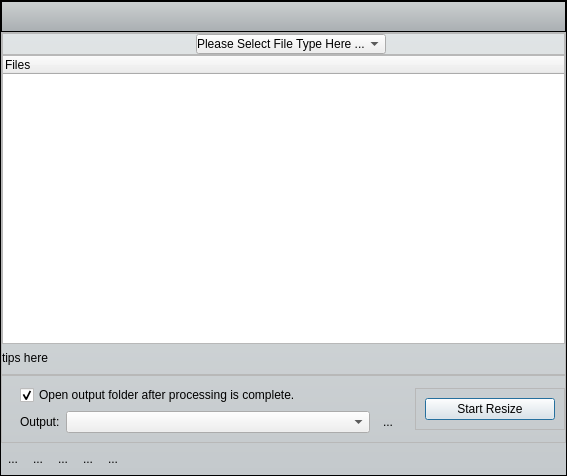
<?xml version="1.0" encoding="UTF-8"?>
<ui version="4.0">
 <class>mainWidget</class>
 <widget class="QWidget" name="mainWidget">
  <property name="geometry">
   <rect>
    <x>0</x>
    <y>0</y>
    <width>567</width>
    <height>476</height>
   </rect>
  </property>
  <property name="font">
   <font>
    <family>Arial</family>
   </font>
  </property>
  <property name="windowTitle">
   <string>Form</string>
  </property>
  <layout class="QVBoxLayout" name="verticalLayout_4">
   <property name="spacing">
    <number>0</number>
   </property>
   <property name="margin">
    <number>0</number>
   </property>
   <item>
    <widget class="QFrame" name="mainFrame">
     <property name="styleSheet">
      <string notr="true">#mainFrame{
	/*background-color: rgb(214, 214, 214);
	border-image: url(:/images/metal-background.jpg);*/
	background-color: qlineargradient(spread:pad, x1:0, y1:0, x2:0, y2:1, stop:0 rgba(226, 230, 231, 255), stop:1 rgba(196, 201, 204, 255));
	margin: 0px;
	padding: 0px;
}

#logoFrame{
/*background-color: qlineargradient(spread:pad, x1:0, y1:0, x2:0, y2:1, stop:0 rgba(78, 78, 78, 78), stop:1 rgba(0, 0, 0, 78));*/
background-color: qlineargradient(spread:pad, x1:0, y1:0, x2:0, y2:1, stop:0 rgba(204, 208, 209, 255), stop:1 rgba(169, 174, 177, 255));
}

#toolsFrame{
	/*background-color: qlineargradient(spread:pad, x1:0, y1:0, x2:0, y2:1, stop:0 rgba(80, 80, 80, 255), stop:1 rgba(52, 52, 52, 255));*/
	min-height: 28px;
	max-height: 28px;
	margin-bottom: 2px;
	border: none;
	padding: 0px;
	border-image: url(:/images/bottom-line-bg.png) repeat bottom;
}
/*
#toolsFrame QPushButton{
	 border-left: 1px solid #4C4C4C;
    border-right: 1px solid #000000;
     border-radius: 0px;
	 min-height: 25px;
	 padding: 0px 10px 0px 10px;
	 color: #000000;
     margin: 0px;
	line-height: 25px;
}
toolsFrame QPushButton#addButton{
	 /*border-left: 1px solid #000000;
}

*/
#doButton:pressed {
     background-color: qlineargradient(x1: 0, y1: 0, x2: 0, y2: 1,
                                       stop: 0 #dadbde, stop: 1 #f6f7fa);
 }

#doButton:flat {
     border: none; 
 }

#doButton:default {
     border-color: navy; 
 }

#menuToolsFrame{
	/*background-color: qlineargradient(spread:pad, x1:0, y1:0, x2:0, y2:1, stop:0 rgba(80, 80, 80, 255), stop:1 rgba(52, 52, 52, 255));*/
	min-height: 32px;
	max-height: 32px;
	padding: 0px;
	border: none;
	margin: 0px;
	background-image: url(:/images/menu-tools-bg.png);
}
</string>
     </property>
     <property name="frameShape">
      <enum>QFrame::StyledPanel</enum>
     </property>
     <property name="frameShadow">
      <enum>QFrame::Raised</enum>
     </property>
     <layout class="QVBoxLayout" name="verticalLayout_3">
      <property name="spacing">
       <number>0</number>
      </property>
      <property name="margin">
       <number>0</number>
      </property>
      <item>
       <widget class="QFrame" name="logoFrame">
        <property name="sizePolicy">
         <sizepolicy hsizetype="Preferred" vsizetype="Preferred">
          <horstretch>0</horstretch>
          <verstretch>0</verstretch>
         </sizepolicy>
        </property>
        <property name="minimumSize">
         <size>
          <width>0</width>
          <height>0</height>
         </size>
        </property>
        <property name="frameShape">
         <enum>QFrame::StyledPanel</enum>
        </property>
        <property name="frameShadow">
         <enum>QFrame::Raised</enum>
        </property>
        <layout class="QHBoxLayout" name="horizontalLayout_4">
         <property name="spacing">
          <number>16</number>
         </property>
         <property name="leftMargin">
          <number>8</number>
         </property>
         <property name="topMargin">
          <number>5</number>
         </property>
         <property name="rightMargin">
          <number>5</number>
         </property>
         <property name="bottomMargin">
          <number>4</number>
         </property>
         <item>
          <widget class="QLabel" name="companyLabel">
           <property name="text">
            <string/>
           </property>
           <property name="pixmap">
            <pixmap resource="prog.qrc">:/images/hibosoft_logo.png</pixmap>
           </property>
          </widget>
         </item>
         <item>
          <widget class="QLabel" name="logoLabel">
           <property name="text">
            <string/>
           </property>
           <property name="pixmap">
            <pixmap resource="prog.qrc">:/images/batch-image-resizer-name.png</pixmap>
           </property>
          </widget>
         </item>
         <item>
          <spacer name="horizontalSpacer_4">
           <property name="orientation">
            <enum>Qt::Horizontal</enum>
           </property>
           <property name="sizeHint" stdset="0">
            <size>
             <width>40</width>
             <height>20</height>
            </size>
           </property>
          </spacer>
         </item>
        </layout>
       </widget>
      </item>
      <item>
       <widget class="QFrame" name="filesTableFrame">
        <property name="sizePolicy">
         <sizepolicy hsizetype="Expanding" vsizetype="Expanding">
          <horstretch>0</horstretch>
          <verstretch>0</verstretch>
         </sizepolicy>
        </property>
        <property name="frameShape">
         <enum>QFrame::StyledPanel</enum>
        </property>
        <property name="frameShadow">
         <enum>QFrame::Raised</enum>
        </property>
        <layout class="QVBoxLayout" name="verticalLayout_2">
         <property name="spacing">
          <number>0</number>
         </property>
         <property name="margin">
          <number>0</number>
         </property>
         <item>
          <widget class="QFrame" name="modeFrame">
           <property name="sizePolicy">
            <sizepolicy hsizetype="Preferred" vsizetype="Minimum">
             <horstretch>0</horstretch>
             <verstretch>0</verstretch>
            </sizepolicy>
           </property>
           <property name="styleSheet">
            <string notr="true"/>
           </property>
           <property name="frameShape">
            <enum>QFrame::StyledPanel</enum>
           </property>
           <property name="frameShadow">
            <enum>QFrame::Raised</enum>
           </property>
           <property name="lineWidth">
            <number>0</number>
           </property>
           <layout class="QHBoxLayout" name="horizontalLayout">
            <property name="spacing">
             <number>0</number>
            </property>
            <property name="margin">
             <number>0</number>
            </property>
            <item>
             <layout class="QHBoxLayout" name="horizontalLayout_3">
              <item>
               <spacer name="horizontalSpacer">
                <property name="orientation">
                 <enum>Qt::Horizontal</enum>
                </property>
                <property name="sizeHint" stdset="0">
                 <size>
                  <width>40</width>
                  <height>20</height>
                 </size>
                </property>
               </spacer>
              </item>
              <item>
               <widget class="QLabel" name="step1Label">
                <property name="text">
                 <string/>
                </property>
                <property name="pixmap">
                 <pixmap resource="prog.qrc">:/images/step1.png</pixmap>
                </property>
                <property name="margin">
                 <number>0</number>
                </property>
               </widget>
              </item>
              <item>
               <widget class="QComboBox" name="modeComboBox">
                <property name="sizePolicy">
                 <sizepolicy hsizetype="Preferred" vsizetype="Preferred">
                  <horstretch>0</horstretch>
                  <verstretch>0</verstretch>
                 </sizepolicy>
                </property>
                <property name="font">
                 <font>
                  <family>Arial</family>
                 </font>
                </property>
                <property name="styleSheet">
                 <string notr="true">margin-left:8px;</string>
                </property>
                <item>
                 <property name="text">
                  <string>Please Select File Type Here ...</string>
                 </property>
                </item>
               </widget>
              </item>
              <item>
               <spacer name="horizontalSpacer_3">
                <property name="orientation">
                 <enum>Qt::Horizontal</enum>
                </property>
                <property name="sizeHint" stdset="0">
                 <size>
                  <width>40</width>
                  <height>20</height>
                 </size>
                </property>
               </spacer>
              </item>
             </layout>
            </item>
           </layout>
          </widget>
         </item>
         <item>
          <widget class="MyTreeWidget" name="filesTable">
           <property name="sizePolicy">
            <sizepolicy hsizetype="Expanding" vsizetype="Expanding">
             <horstretch>0</horstretch>
             <verstretch>181</verstretch>
            </sizepolicy>
           </property>
           <property name="minimumSize">
            <size>
             <width>0</width>
             <height>60</height>
            </size>
           </property>
           <property name="font">
            <font>
             <family>Arial</family>
             <pointsize>13</pointsize>
            </font>
           </property>
           <property name="autoFillBackground">
            <bool>true</bool>
           </property>
           <property name="locale">
            <locale language="English" country="UnitedStates"/>
           </property>
           <property name="autoScrollMargin">
            <number>30</number>
           </property>
           <property name="dragEnabled">
            <bool>false</bool>
           </property>
           <property name="dragDropOverwriteMode">
            <bool>true</bool>
           </property>
           <property name="dragDropMode">
            <enum>QAbstractItemView::DragDrop</enum>
           </property>
           <property name="alternatingRowColors">
            <bool>true</bool>
           </property>
           <property name="selectionMode">
            <enum>QAbstractItemView::ExtendedSelection</enum>
           </property>
           <property name="horizontalScrollMode">
            <enum>QAbstractItemView::ScrollPerItem</enum>
           </property>
           <property name="uniformRowHeights">
            <bool>true</bool>
           </property>
           <property name="itemsExpandable">
            <bool>false</bool>
           </property>
           <property name="expandsOnDoubleClick">
            <bool>false</bool>
           </property>
           <column>
            <property name="text">
             <string>Files</string>
            </property>
           </column>
          </widget>
         </item>
         <item>
          <widget class="QFrame" name="toolsFrame">
           <property name="sizePolicy">
            <sizepolicy hsizetype="Preferred" vsizetype="Minimum">
             <horstretch>0</horstretch>
             <verstretch>0</verstretch>
            </sizepolicy>
           </property>
           <property name="styleSheet">
            <string notr="true"/>
           </property>
           <property name="frameShape">
            <enum>QFrame::StyledPanel</enum>
           </property>
           <property name="frameShadow">
            <enum>QFrame::Raised</enum>
           </property>
           <property name="lineWidth">
            <number>0</number>
           </property>
           <layout class="QVBoxLayout" name="verticalLayout">
            <property name="spacing">
             <number>0</number>
            </property>
            <property name="margin">
             <number>0</number>
            </property>
            <item>
             <layout class="QHBoxLayout" name="horizontalLayout_2">
              <property name="spacing">
               <number>6</number>
              </property>
              <item>
               <widget class="QLabel" name="infoLabel">
                <property name="font">
                 <font>
                  <family>Arial</family>
                 </font>
                </property>
                <property name="text">
                 <string>tips here</string>
                </property>
               </widget>
              </item>
              <item>
               <spacer name="horizontalSpacer_2">
                <property name="orientation">
                 <enum>Qt::Horizontal</enum>
                </property>
                <property name="sizeHint" stdset="0">
                 <size>
                  <width>40</width>
                  <height>20</height>
                 </size>
                </property>
               </spacer>
              </item>
              <item>
               <widget class="QToolButton" name="addFilesButton">
                <property name="enabled">
                 <bool>true</bool>
                </property>
                <property name="minimumSize">
                 <size>
                  <width>0</width>
                  <height>25</height>
                 </size>
                </property>
                <property name="toolTip">
                 <string>Add image files</string>
                </property>
                <property name="text">
                 <string/>
                </property>
                <property name="icon">
                 <iconset resource="prog.qrc">
                  <normaloff>:/images/add_image.png</normaloff>:/images/add_image.png</iconset>
                </property>
                <property name="iconSize">
                 <size>
                  <width>24</width>
                  <height>24</height>
                 </size>
                </property>
                <property name="toolButtonStyle">
                 <enum>Qt::ToolButtonIconOnly</enum>
                </property>
                <property name="autoRaise">
                 <bool>true</bool>
                </property>
               </widget>
              </item>
              <item>
               <widget class="QToolButton" name="addFolderButton">
                <property name="enabled">
                 <bool>true</bool>
                </property>
                <property name="minimumSize">
                 <size>
                  <width>0</width>
                  <height>25</height>
                 </size>
                </property>
                <property name="toolTip">
                 <string>Add an image folder</string>
                </property>
                <property name="text">
                 <string/>
                </property>
                <property name="icon">
                 <iconset resource="prog.qrc">
                  <normaloff>:/images/add_folder.png</normaloff>:/images/add_folder.png</iconset>
                </property>
                <property name="iconSize">
                 <size>
                  <width>24</width>
                  <height>24</height>
                 </size>
                </property>
                <property name="toolButtonStyle">
                 <enum>Qt::ToolButtonIconOnly</enum>
                </property>
                <property name="autoRaise">
                 <bool>true</bool>
                </property>
               </widget>
              </item>
              <item>
               <widget class="QToolButton" name="deleteButton">
                <property name="enabled">
                 <bool>true</bool>
                </property>
                <property name="minimumSize">
                 <size>
                  <width>0</width>
                  <height>25</height>
                 </size>
                </property>
                <property name="toolTip">
                 <string>Delete selected items</string>
                </property>
                <property name="text">
                 <string/>
                </property>
                <property name="icon">
                 <iconset resource="prog.qrc">
                  <normaloff>:/images/trashcan-delete3.png</normaloff>:/images/trashcan-delete3.png</iconset>
                </property>
                <property name="iconSize">
                 <size>
                  <width>24</width>
                  <height>24</height>
                 </size>
                </property>
                <property name="toolButtonStyle">
                 <enum>Qt::ToolButtonIconOnly</enum>
                </property>
                <property name="autoRaise">
                 <bool>true</bool>
                </property>
               </widget>
              </item>
              <item>
               <widget class="QToolButton" name="clearButton">
                <property name="enabled">
                 <bool>true</bool>
                </property>
                <property name="minimumSize">
                 <size>
                  <width>0</width>
                  <height>25</height>
                 </size>
                </property>
                <property name="toolTip">
                 <string>Clear table</string>
                </property>
                <property name="text">
                 <string/>
                </property>
                <property name="icon">
                 <iconset resource="prog.qrc">
                  <normaloff>:/images/clear.png</normaloff>:/images/clear.png</iconset>
                </property>
                <property name="iconSize">
                 <size>
                  <width>24</width>
                  <height>24</height>
                 </size>
                </property>
                <property name="toolButtonStyle">
                 <enum>Qt::ToolButtonIconOnly</enum>
                </property>
                <property name="autoRaise">
                 <bool>true</bool>
                </property>
               </widget>
              </item>
             </layout>
            </item>
           </layout>
          </widget>
         </item>
        </layout>
       </widget>
      </item>
      <item>
       <widget class="QFrame" name="outputFrame">
        <property name="sizePolicy">
         <sizepolicy hsizetype="Preferred" vsizetype="Minimum">
          <horstretch>0</horstretch>
          <verstretch>0</verstretch>
         </sizepolicy>
        </property>
        <property name="styleSheet">
         <string notr="true"/>
        </property>
        <property name="frameShape">
         <enum>QFrame::StyledPanel</enum>
        </property>
        <property name="frameShadow">
         <enum>QFrame::Raised</enum>
        </property>
        <layout class="QHBoxLayout" name="horizontalLayout_5">
         <property name="spacing">
          <number>6</number>
         </property>
         <property name="leftMargin">
          <number>9</number>
         </property>
         <property name="topMargin">
          <number>0</number>
         </property>
         <property name="rightMargin">
          <number>0</number>
         </property>
         <property name="bottomMargin">
          <number>0</number>
         </property>
         <item>
          <widget class="QFrame" name="outputSettingFrame">
           <property name="sizePolicy">
            <sizepolicy hsizetype="Expanding" vsizetype="Fixed">
             <horstretch>0</horstretch>
             <verstretch>0</verstretch>
            </sizepolicy>
           </property>
           <layout class="QGridLayout" name="gridLayout">
            <item row="1" column="0">
             <widget class="QLabel" name="outputLabel">
              <property name="sizePolicy">
               <sizepolicy hsizetype="Fixed" vsizetype="Preferred">
                <horstretch>0</horstretch>
                <verstretch>0</verstretch>
               </sizepolicy>
              </property>
              <property name="font">
               <font>
                <family>Arial</family>
               </font>
              </property>
              <property name="text">
               <string>Output:</string>
              </property>
             </widget>
            </item>
            <item row="0" column="0" colspan="2">
             <widget class="QCheckBox" name="openOutputCheckBox">
              <property name="sizePolicy">
               <sizepolicy hsizetype="Preferred" vsizetype="Preferred">
                <horstretch>0</horstretch>
                <verstretch>0</verstretch>
               </sizepolicy>
              </property>
              <property name="font">
               <font>
                <family>Arial</family>
               </font>
              </property>
              <property name="text">
               <string>Open output folder after processing is complete.</string>
              </property>
              <property name="checked">
               <bool>true</bool>
              </property>
             </widget>
            </item>
            <item row="1" column="2">
             <widget class="QToolButton" name="openOutputButton">
              <property name="toolTip">
               <string>Open output folder</string>
              </property>
              <property name="text">
               <string>...</string>
              </property>
              <property name="icon">
               <iconset resource="prog.qrc">
                <normaloff>:/images/open.png</normaloff>:/images/open.png</iconset>
              </property>
              <property name="autoRaise">
               <bool>true</bool>
              </property>
             </widget>
            </item>
            <item row="1" column="1">
             <widget class="QComboBox" name="outputComboBox">
              <property name="sizePolicy">
               <sizepolicy hsizetype="Preferred" vsizetype="Preferred">
                <horstretch>0</horstretch>
                <verstretch>0</verstretch>
               </sizepolicy>
              </property>
             </widget>
            </item>
           </layout>
          </widget>
         </item>
         <item>
          <widget class="QFrame" name="startFrame">
           <property name="sizePolicy">
            <sizepolicy hsizetype="Minimum" vsizetype="Fixed">
             <horstretch>0</horstretch>
             <verstretch>0</verstretch>
            </sizepolicy>
           </property>
           <property name="frameShape">
            <enum>QFrame::StyledPanel</enum>
           </property>
           <property name="frameShadow">
            <enum>QFrame::Raised</enum>
           </property>
           <layout class="QVBoxLayout" name="verticalLayout_5">
            <item>
             <widget class="QPushButton" name="doButton">
              <property name="sizePolicy">
               <sizepolicy hsizetype="Preferred" vsizetype="Preferred">
                <horstretch>0</horstretch>
                <verstretch>0</verstretch>
               </sizepolicy>
              </property>
              <property name="minimumSize">
               <size>
                <width>130</width>
                <height>0</height>
               </size>
              </property>
              <property name="maximumSize">
               <size>
                <width>150</width>
                <height>16777215</height>
               </size>
              </property>
              <property name="font">
               <font>
                <family>Arial</family>
               </font>
              </property>
              <property name="toolTip">
               <string>Enjoy a cup of coffee,let us do the hard work for you.</string>
              </property>
              <property name="text">
               <string>Start Resize</string>
              </property>
              <property name="icon">
               <iconset resource="prog.qrc">
                <normaloff>:/images/coffee.png</normaloff>:/images/coffee.png</iconset>
              </property>
              <property name="iconSize">
               <size>
                <width>32</width>
                <height>32</height>
               </size>
              </property>
              <property name="default">
               <bool>true</bool>
              </property>
              <property name="flat">
               <bool>false</bool>
              </property>
             </widget>
            </item>
           </layout>
          </widget>
         </item>
        </layout>
       </widget>
      </item>
      <item>
       <widget class="QFrame" name="menuToolsFrame">
        <property name="sizePolicy">
         <sizepolicy hsizetype="Preferred" vsizetype="Fixed">
          <horstretch>0</horstretch>
          <verstretch>0</verstretch>
         </sizepolicy>
        </property>
        <property name="minimumSize">
         <size>
          <width>0</width>
          <height>32</height>
         </size>
        </property>
        <property name="maximumSize">
         <size>
          <width>16777214</width>
          <height>32</height>
         </size>
        </property>
        <property name="styleSheet">
         <string notr="true"/>
        </property>
        <property name="frameShape">
         <enum>QFrame::StyledPanel</enum>
        </property>
        <property name="frameShadow">
         <enum>QFrame::Raised</enum>
        </property>
        <layout class="QHBoxLayout" name="horizontalLayout_6">
         <property name="spacing">
          <number>1</number>
         </property>
         <property name="margin">
          <number>0</number>
         </property>
         <item>
          <widget class="QToolButton" name="helpButton">
           <property name="toolTip">
            <string>Help</string>
           </property>
           <property name="text">
            <string>...</string>
           </property>
           <property name="icon">
            <iconset resource="prog.qrc">
             <normaloff>:/images/help_button.png</normaloff>:/images/help_button.png</iconset>
           </property>
           <property name="autoRaise">
            <bool>true</bool>
           </property>
          </widget>
         </item>
         <item>
          <widget class="QToolButton" name="registerButton">
           <property name="toolTip">
            <string>Registration</string>
           </property>
           <property name="text">
            <string>...</string>
           </property>
           <property name="icon">
            <iconset resource="prog.qrc">
             <normaloff>:/images/key.png</normaloff>:/images/key.png</iconset>
           </property>
           <property name="autoRaise">
            <bool>true</bool>
           </property>
          </widget>
         </item>
         <item>
          <widget class="QToolButton" name="aboutButton">
           <property name="toolTip">
            <string>About</string>
           </property>
           <property name="text">
            <string>...</string>
           </property>
           <property name="icon">
            <iconset resource="prog.qrc">
             <normaloff>:/images/info.png</normaloff>:/images/info.png</iconset>
           </property>
           <property name="autoRaise">
            <bool>true</bool>
           </property>
          </widget>
         </item>
         <item>
          <widget class="QToolButton" name="settingsButton">
           <property name="toolTip">
            <string>Settings</string>
           </property>
           <property name="text">
            <string>...</string>
           </property>
           <property name="icon">
            <iconset resource="prog.qrc">
             <normaloff>:/images/setting.png</normaloff>:/images/setting.png</iconset>
           </property>
           <property name="autoRaise">
            <bool>true</bool>
           </property>
          </widget>
         </item>
         <item>
          <widget class="QToolButton" name="quitButton">
           <property name="toolTip">
            <string>Quit</string>
           </property>
           <property name="text">
            <string>...</string>
           </property>
           <property name="icon">
            <iconset resource="prog.qrc">
             <normaloff>:/images/exit.png</normaloff>:/images/exit.png</iconset>
           </property>
           <property name="autoRaise">
            <bool>true</bool>
           </property>
          </widget>
         </item>
         <item>
          <spacer name="horizontalSpacer_5">
           <property name="orientation">
            <enum>Qt::Horizontal</enum>
           </property>
           <property name="sizeHint" stdset="0">
            <size>
             <width>228</width>
             <height>20</height>
            </size>
           </property>
          </spacer>
         </item>
        </layout>
       </widget>
      </item>
     </layout>
    </widget>
   </item>
  </layout>
 </widget>
 <customwidgets>
  <customwidget>
   <class>MyTreeWidget</class>
   <extends>QTreeWidget</extends>
   <header>mytreewidget.h</header>
  </customwidget>
 </customwidgets>
 <tabstops>
  <tabstop>modeComboBox</tabstop>
  <tabstop>addFilesButton</tabstop>
  <tabstop>addFolderButton</tabstop>
  <tabstop>deleteButton</tabstop>
  <tabstop>clearButton</tabstop>
  <tabstop>openOutputCheckBox</tabstop>
  <tabstop>outputComboBox</tabstop>
  <tabstop>openOutputButton</tabstop>
  <tabstop>helpButton</tabstop>
  <tabstop>registerButton</tabstop>
  <tabstop>aboutButton</tabstop>
  <tabstop>settingsButton</tabstop>
  <tabstop>quitButton</tabstop>
  <tabstop>doButton</tabstop>
  <tabstop>filesTable</tabstop>
 </tabstops>
 <resources>
  <include location="prog.qrc"/>
 </resources>
 <connections/>
</ui>
